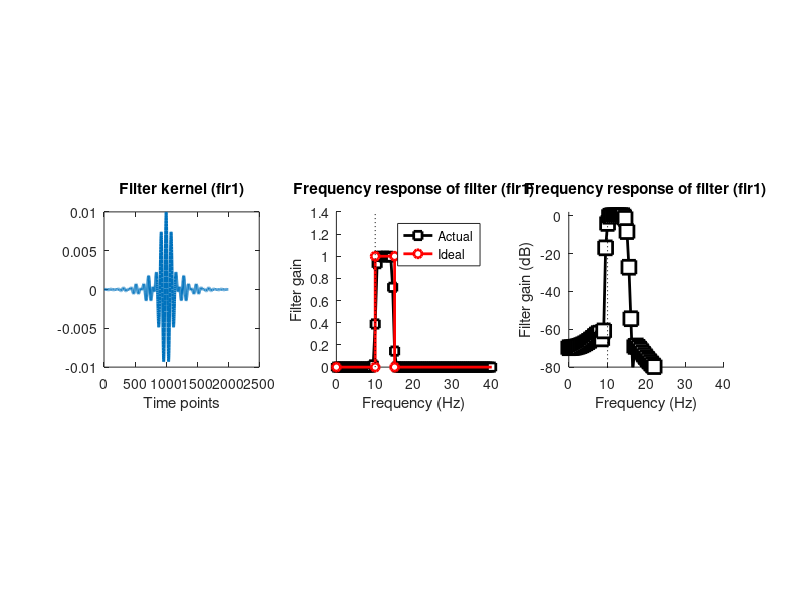
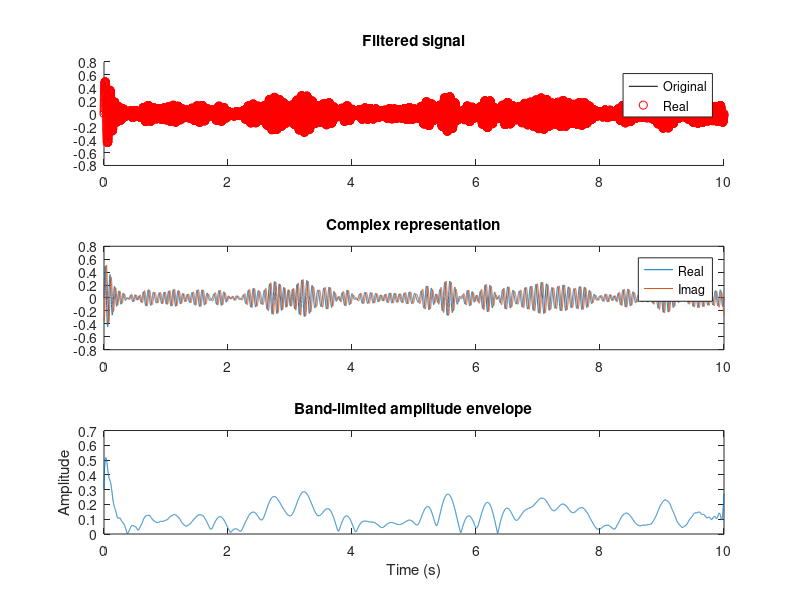

MATLAB code for these plots, in order:
%%
%     COURSE: Solved problems in neural time series analysis
%    SECTION: Time-frequency analyses
%      VIDEO: Narrowband filtering and the Hilbert transform
% Instructor: sincxpress.com
%
%%


%% design FIR filter via fir1

srate   = 1000;
nyquist = srate/2;
frange  = [10 15];
order   = round( 20*srate/frange(1) );

% filter kernel
filtkern = fir1(order,frange/nyquist);

% compute the power spectrum of the filter kernel
filtpow = abs(fft(filtkern)).^2;
% compute the frequencies vector and remove negative frequencies
hz      = linspace(0,srate/2,floor(length(filtkern)/2)+1);
filtpow = filtpow(1:length(hz));



figure(1), clf
subplot(131)
plot(filtkern,'linew',2)
xlabel('Time points')
title('Filter kernel (fir1)')
axis square


% plot amplitude spectrum of the filter kernel
subplot(132), hold on
plot(hz,filtpow,'ks-','linew',2,'markerfacecolor','w')

plot([0 frange(1) frange frange(2) nyquist],[0 0 1 1 0 0],'ro-','linew',2,'markerfacecolor','w')

% dotted line corresponding to the lower edge of the filter cut-off
plot([1 1]*frange(1),get(gca,'ylim'),'k:')

% make the plot look nicer
set(gca,'xlim',[0 frange(1)*4])%,'ylim',[-.05 1.05])
xlabel('Frequency (Hz)'), ylabel('Filter gain')
legend({'Actual';'Ideal'})
title('Frequency response of filter (fir1)')
axis square


subplot(133), hold on
plot(hz,10*log10(filtpow),'ks-','linew',2,'markersize',10,'markerfacecolor','w')
plot([1 1]*frange(1),get(gca,'ylim'),'k:')
set(gca,'xlim',[0 frange(1)*4],'ylim',[-80 2])
xlabel('Frequency (Hz)'), ylabel('Filter gain (dB)')
title('Frequency response of filter (fir1)')
axis square

%% apply the filter to the data

pnts = 10000;
origdata = randn(pnts,1);
timevec = (0:pnts-1)/srate;

filtdat = filtfilt(filtkern,1,origdata);

%% Hilbert transform

hildat = hilbert(filtdat);

figure(2), clf
subplot(311), hold on
plot(timevec,filtdat,'k')
plot(timevec,real(hildat),'ro')
zoom on
title('Filtered signal')
legend({'Original';'Real'})

subplot(312)
plot(timevec,real(hildat), timevec,imag(hildat))
title('Complex representation')
legend({'Real';'Imag'})

subplot(313)
plot(timevec,abs(hildat))
xlabel('Time (s)'), ylabel('Amplitude')
title('Band-limited amplitude envelope')

%% done.
